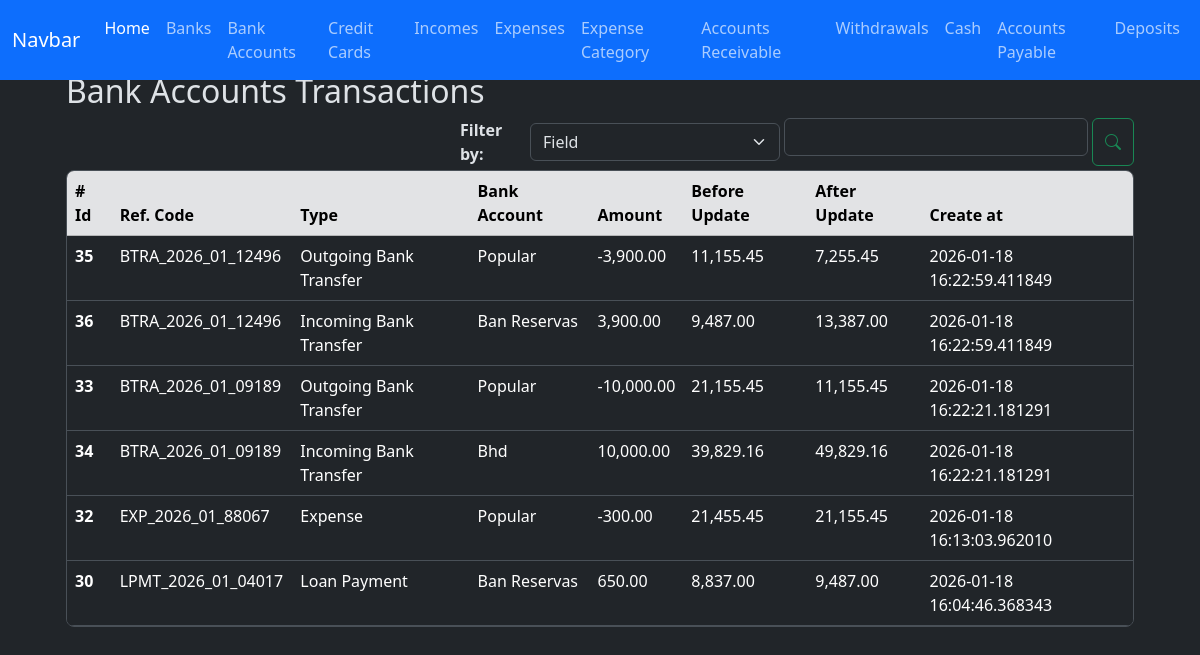
The page /bank_transaction_ledger/index on the database as committed earlier.
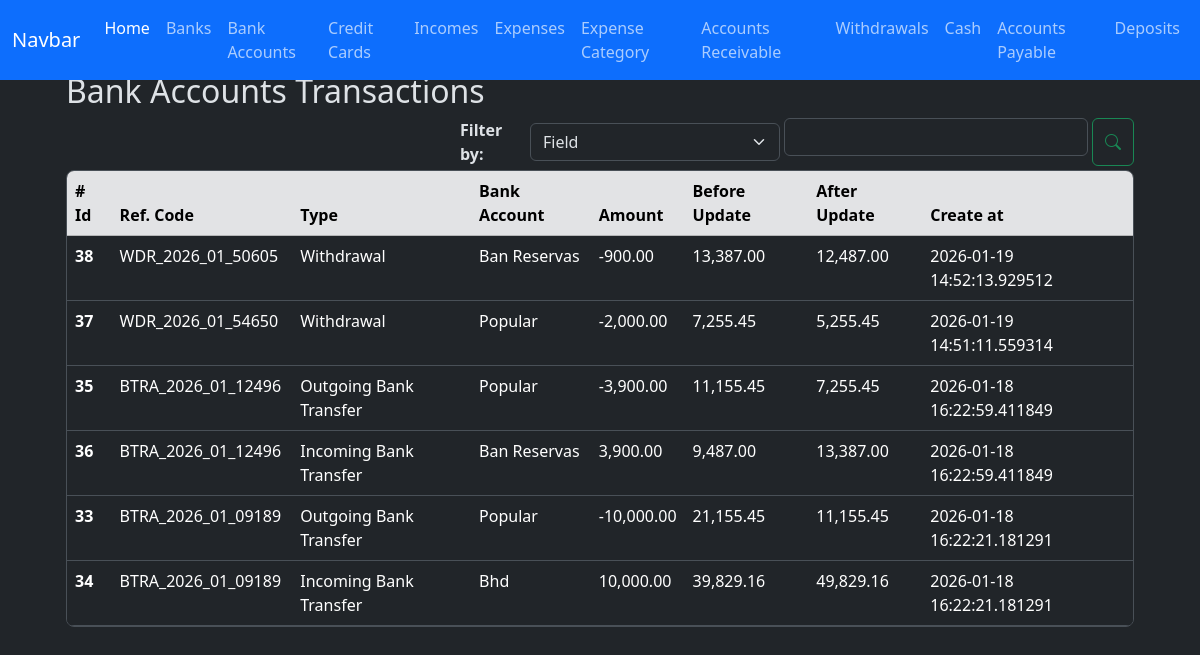
The same page on the database as committed later.
### app/models/bank_account_transactions_ledger.py (models this page shows, shortened)
class BankAccountTransactionsLedger(db.Model):
    __tablename__ = 'bank_account_transactions_ledger'
    id = db.Column(db.Integer, primary_key=True)
    amount = db.Column(db.Numeric(10,2), nullable=False)
    transaction_type = db.Column(db.String(100), nullable=False)
    reference_code = db.Column(db.String(100), nullable=False)
    bank_account_id = db.Column(db.Integer, db.ForeignKey('bank_accounts.id'), nullable=False)
    before_update_balance = db.Column(db.Numeric(10,2), nullable=False)
    after_update_balance = db.Column(db.Numeric(10,2), nullable=False)
    created_at = db.Column(
        db.DateTime(timezone=True),
        default=utcnow, #internally sqlalchemy will exectute the function so dont add the parentheses otherwise it'll break down when creating the record in the db
        nullable=False
    )
    updated_at = db.Column(
        db.DateTime(timezone=True),
        onupdate=utcnow, #internally sqlalchemy will exectute the function so dont add the parentheses otherwise it'll break down when creating the record in the db
    )
    bank_account = db.relationship('BankAccount', back_populates='transaction_ledger')

### app/models/bank_account.py (models this page shows)
class BankAccount(db.Model):
    __tablename__ = 'bank_accounts'
    id = db.Column(db.Integer, primary_key=True)
    nick_name = db.Column(db.String(120))
    amount_available = db.Column(db.Numeric(10, 2), nullable=False)
    is_active = db.Column(db.Boolean, default=True)
    account_number = db.Column(db.Integer, nullable=True)
    bank_id = db.Column(db.Integer, db.ForeignKey('banks.id'))
    created_at = db.Column(db.DateTime(timezone=True), server_default=func.now())
    updated_at = db.Column(db.DateTime(timezone=True), onupdate=func.now())
    bank = relationship('Bank', back_populates='bank_accounts')
    expenses = relationship('Expense', back_populates='bank_account', order_by='desc(Expense.created_at)')
    incomes = relationship('Income', back_populates='bank_account', order_by='desc(Income.created_at)')
    credit_card_payments = relationship('CreditCardPayment', back_populates='bank_account', order_by='desc(CreditCardPayment.created_at)')
    withdrawals = relationship('Withdrawal', back_populates='bank_account', order_by='desc(Withdrawal.created_at)')
    loans = relationship('Loan', back_populates='bank_account', order_by='desc(Loan.created_at)')
    loan_payments = relationship('LoanPayment', back_populates='bank_account', order_by='desc(LoanPayment.created_at)')
    debts = relationship('Debt', back_populates='bank_account', order_by='desc(Debt.created_at)')
    debt_payments = relationship('DebtPayment', back_populates='bank_account', order_by='desc(DebtPayment.created_at)')
    transaction_ledger = relationship('BankAccountTransactionsLedger', back_populates='bank_account')
    deposits = relationship('Deposit', back_populates='bank_account', order_by='desc(Deposit.created_at)')
    outgoing_transfers = relationship('BankTransfer', foreign_keys='BankTransfer.from_bank_account_id', back_populates='from_bank_account', order_by='desc(BankTransfer.created_at)')
    incoming_transfers = relationship('BankTransfer', foreign_keys='BankTransfer.to_bank_account_id', back_populates='to_bank_account', order_by='desc(BankTransfer.created_at)')

### app/routes/bank_transaction_ledger_routes.py (the view)
@bank_transaction_ledger_bp.route('/index')
def index():
    ledgers = (
        BankAccountTransactionsLedger.query
        .order_by(BankAccountTransactionsLedger.created_at.desc())
        .all()
    )
    context = {
        'ledgers': ledgers,
        'format_amount': format_amount,
    }
    return render_template('bank_transaction_ledger/index.html', **context)

### app/utils/numeric_casting.py (called while the page is built)
def format_amount(value):
    try:
        return f'{value:,.2f}';
    except Exception as e:
        return None

### app/templates/bank_transaction_ledger/index.html (shortened to what this page needs)
{% extends 'layout.html' %}
{% block content %}
    <div class="container w-100">
        <h2>Bank Accounts Transactions</h2>
        <div class="d-flex justify-content-end gap-1 flex-wrap flex-md-nowrap mt-2">
            <div class="d-flex gap-1 w-100 align-items-center" style="max-width: 320px;">
                <div class="w-md-auto mt-md-0">
                    <label for="" class="fs-6 fw-bold">Filter by: </label>
                </div>
                <div class="w-100 w-md-auto mt-md-0" style="max-width: 250px;">
                    <select class="form-select" id="select-filter-type-id">
                        <option value="field">Field</option>
                    </select>
                </div>
            </div>
            <div class="d-flex gap-1 w-100" style="max-width: 350px;">
                <div class="w-100 w-md-auto mt-md-0">
                    <input type="text" class="form-control" id="filter-input-id">
                </div>
                <button type="button" class="btn btn-outline-success" id="btn-search-id"><i class="bi bi-search"></i></button>
            </div>
        </div>
        <div class="table-responsive overflow-y-auto border rounded-3 mt-1" style="max-height: 457px;">
            <table class="table table-hover">
                <thead class="sticky-top">
                    <tr class="table-secondary">
                    <th scope="col"># Id</th>
                    <th scope="col">Ref. Code</th>
                    <th scope="col">Type</th>
                    <th scope="col">Bank Account</th>
                    <th scope="col">Amount</th>
                    <th scope="col">Before Update</th>
                    <th scope="col">After Update</th>
                    <th scope="col">Create at</th>
                    </tr>
                </thead>
                <tbody id="cashledger-table-body-id">
                  {% for ledger in ledgers %}
                    <tr>
                        <th scope="row">{{ ledger.id }}</th>
                        <td>{{ ledger.reference_code }}</td>
                        <td>{{ ledger.transaction_type | title }}</td>
                        <td>{{ ledger.bank_account.nick_name | title }}</td>
                        <td>{{ format_amount(ledger.amount) }}</td>
                        <td>{{ format_amount(ledger.before_update_balance) }}</td>
                        <td>{{ format_amount(ledger.after_update_balance) }}</td>
                        <td>{{ ledger.created_at }}</td>
                    </tr>
                  {% endfor %}
                </tbody>
            </table>
        </div>
    </div>
<link href="https://cdn.jsdelivr.net/npm/@sweetalert2/theme-dark@5/dark.css" rel="stylesheet">
<link rel="stylesheet" href="https://cdn.jsdelivr.net/npm/flatpickr/dist/flatpickr.min.css">
{% endblock %}

Rows that differ between the two databases and show on the page:
no longer on this page (row unchanged): BankAccountTransactionsLedger: id "32", reference_code "EXP_2026_01_88067", transaction_type "Expense", bank_account.nick_name "Popular", amount "-300.00", before_update_balance "21,455.45", after_update_balance "21,155.45", created_at "2026-01-18 16:13:03.962010"
no longer on this page (row unchanged): BankAccountTransactionsLedger: id "30", reference_code "LPMT_2026_01_04017", transaction_type "Loan Payment", bank_account.nick_name "Ban Reservas", amount "650.00", before_update_balance "8,837.00", after_update_balance "9,487.00", created_at "2026-01-18 16:04:46.368343"
added BankAccountTransactionsLedger: id "38", reference_code "WDR_2026_01_50605", transaction_type "Withdrawal", bank_account.nick_name "Ban Reservas", amount "-900.00", before_update_balance "13,387.00", after_update_balance "12,487.00", created_at "2026-01-19 14:52:13.929512"
added BankAccountTransactionsLedger: id "37", reference_code "WDR_2026_01_54650", transaction_type "Withdrawal", bank_account.nick_name "Popular", amount "-2,000.00", before_update_balance "7,255.45", after_update_balance "5,255.45", created_at "2026-01-19 14:51:11.559314"
